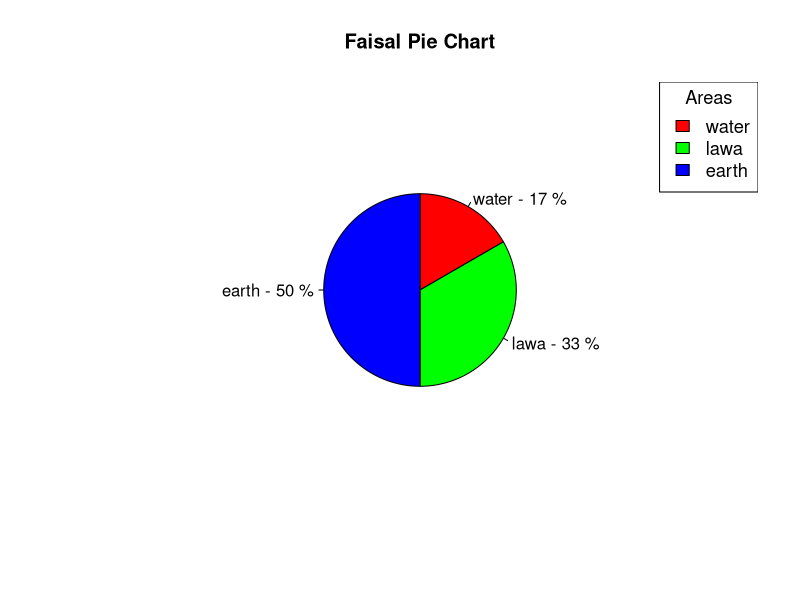
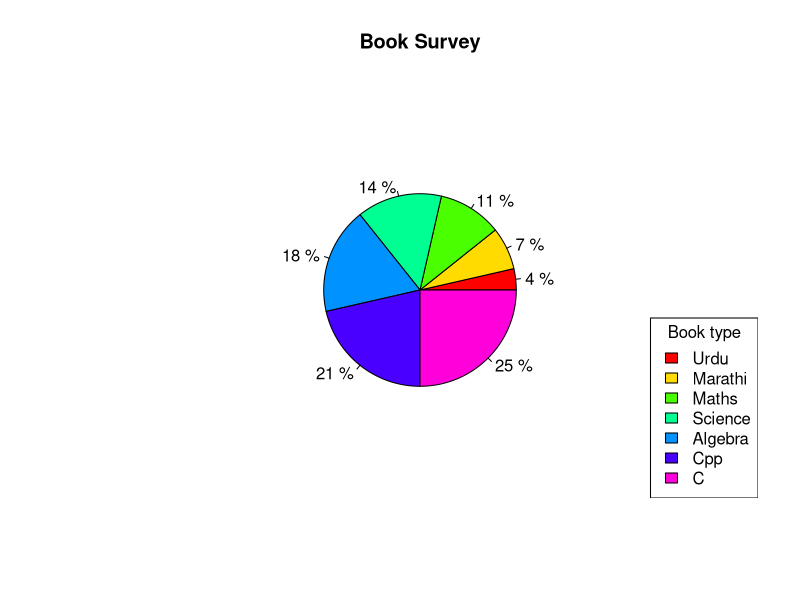

These figures' R source, in order: (Note: this script raises an error after producing the figures.)
#Pie chart :
#1.It is a circular graph that indicates numerical proportion in slices
#2.It is used to show contribution of slices in entire graph 
#3.It is generic function that accepts different types of input objects to create pie chart
#Syntax :
#pie(x,main,lables,clockwise,radius,col)
#parameters :
# x is an input vector
# main parameter is used to specify title of pie chart
# labels used to specify description of slices
# col is used to specify color of slices
# radius of a circle
# clockwise indicates whether slices are drawn clockwise or anti-clockwise

#example :
areas <-c(10,20,30)
per <- paste(c("water","lawa","earth"),"-",round(areas/sum(areas)*100),"%")
per
pie(areas,labels=per,radius=0.5,main="Faisal Pie Chart",clockwise = TRUE,col=rainbow(length(areas)))
legend(x="topright",cex=1.1,title="Areas",legend=c("water","lawa","earth"),fill=rainbow(length(areas)))
#cex is used to specify size of legend

#another example :
books <- c("Urdu","Marathi","Maths","Science","Algebra","Cpp","C")       
readers<-c(10,20,30,40,50,60,70)
sum(readers)

per <- paste(round(readers/sum(readers)*100),"%")
per

pie(readers,radius=0.5,main="Book Survey",labels = per,col = rainbow(length(readers)),cex=1,clockwise=FALSE)
legend(x="bottomright",title="Book type",legend = books,cex=1,fill=rainbow(length(readers)))

#Pie chart : generic function : Accepts different type of input object to create pie chart
classA #list
classB #dataframe
perc <- paste(round(classA$marks/sum(classA$marks)*100),"%")
perc
pie(classA$marks,labels = perc,col = rainbow(length(classA$marks)),cex=1.1,radius=0.6,main="Marks Survey",clockwise=FALSE)
legend(x = "bottomright",title="Names",legend=classA$name,fill=rainbow(length(classA$marks)),cex=0.5)

#By defaul R display pie chart in 2d format 
#To create 3D pie chart use the following commands
#3D pie chart : install potrix package
install.packages("plotrix")
library("plotrix") #install library

#to create 3d pie chart : use pie3D()
#syntax :
pie3D(x , labels,col,main,explode)
#parameters
#x is an input vector
#labels are used to give description of slices
#col is used to give color to the slices
#main is used to give the title of pie chart
#explode parameter controls the degree of separation of individual slices from the center of the pie chart

#example : (marks survey)
pie3D(classA$marks,radius=0.9,labels = perc,labelcex = 1,main="Marks Survey",explode = 0.1,col = rainbow(length(classA$marks))) 
legend(x="topright",title="Names",legend=classA$name,fill=rainbow(length(classA$marks)),cex=0.5)
      